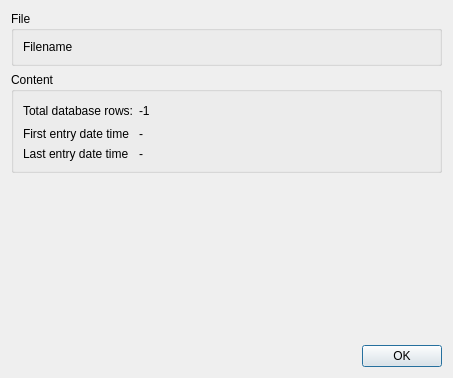
<?xml version="1.0" encoding="UTF-8"?>
<ui version="4.0">
 <class>DocumentPropertiesDialog</class>
 <widget class="QDialog" name="DocumentPropertiesDialog">
  <property name="geometry">
   <rect>
    <x>0</x>
    <y>0</y>
    <width>453</width>
    <height>378</height>
   </rect>
  </property>
  <property name="windowTitle">
   <string>Dialog</string>
  </property>
  <layout class="QVBoxLayout" name="verticalLayout">
   <item>
    <widget class="QGroupBox" name="groupBox">
     <property name="title">
      <string>File</string>
     </property>
     <property name="flat">
      <bool>false</bool>
     </property>
     <layout class="QGridLayout" name="gridLayout">
      <item row="0" column="0">
       <widget class="QLabel" name="m_QLabel_File_Filename">
        <property name="text">
         <string>Filename</string>
        </property>
        <property name="textInteractionFlags">
         <set>Qt::LinksAccessibleByMouse|Qt::TextSelectableByKeyboard|Qt::TextSelectableByMouse</set>
        </property>
       </widget>
      </item>
     </layout>
    </widget>
   </item>
   <item>
    <widget class="QGroupBox" name="groupBox_2">
     <property name="title">
      <string>Content</string>
     </property>
     <layout class="QGridLayout" name="gridLayout_2">
      <item row="0" column="1">
       <widget class="QLabel" name="m_QLabel_Content_TotalDatabaseRows">
        <property name="text">
         <string>-1</string>
        </property>
       </widget>
      </item>
      <item row="0" column="2">
       <spacer name="horizontalSpacer">
        <property name="orientation">
         <enum>Qt::Horizontal</enum>
        </property>
        <property name="sizeHint" stdset="0">
         <size>
          <width>40</width>
          <height>20</height>
         </size>
        </property>
       </spacer>
      </item>
      <item row="1" column="1">
       <widget class="QLabel" name="m_QLabel_FirstEntryDateTime">
        <property name="text">
         <string>-</string>
        </property>
       </widget>
      </item>
      <item row="0" column="0">
       <widget class="QLabel" name="label_2">
        <property name="text">
         <string>Total database rows:</string>
        </property>
       </widget>
      </item>
      <item row="1" column="0">
       <widget class="QLabel" name="label_3">
        <property name="text">
         <string>First entry date time</string>
        </property>
       </widget>
      </item>
      <item row="2" column="0">
       <widget class="QLabel" name="label_6">
        <property name="text">
         <string>Last entry date time</string>
        </property>
       </widget>
      </item>
      <item row="2" column="1">
       <widget class="QLabel" name="m_QLabel_LastEntryDateTime">
        <property name="text">
         <string>-</string>
        </property>
       </widget>
      </item>
     </layout>
    </widget>
   </item>
   <item>
    <spacer name="verticalSpacer">
     <property name="orientation">
      <enum>Qt::Vertical</enum>
     </property>
     <property name="sizeHint" stdset="0">
      <size>
       <width>20</width>
       <height>137</height>
      </size>
     </property>
    </spacer>
   </item>
   <item>
    <widget class="QDialogButtonBox" name="buttonBox">
     <property name="orientation">
      <enum>Qt::Horizontal</enum>
     </property>
     <property name="standardButtons">
      <set>QDialogButtonBox::Ok</set>
     </property>
    </widget>
   </item>
  </layout>
 </widget>
 <resources/>
 <connections>
  <connection>
   <sender>buttonBox</sender>
   <signal>accepted()</signal>
   <receiver>DocumentPropertiesDialog</receiver>
   <slot>accept()</slot>
   <hints>
    <hint type="sourcelabel">
     <x>248</x>
     <y>254</y>
    </hint>
    <hint type="destinationlabel">
     <x>157</x>
     <y>274</y>
    </hint>
   </hints>
  </connection>
  <connection>
   <sender>buttonBox</sender>
   <signal>rejected()</signal>
   <receiver>DocumentPropertiesDialog</receiver>
   <slot>reject()</slot>
   <hints>
    <hint type="sourcelabel">
     <x>316</x>
     <y>260</y>
    </hint>
    <hint type="destinationlabel">
     <x>286</x>
     <y>274</y>
    </hint>
   </hints>
  </connection>
 </connections>
</ui>
